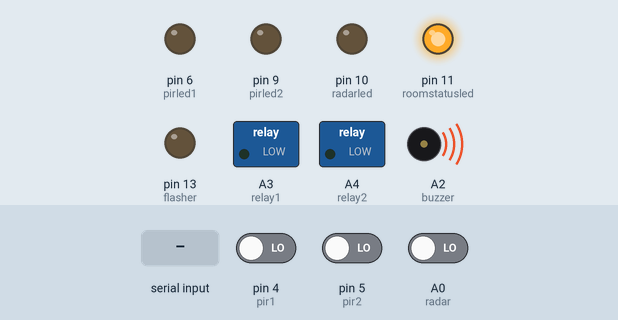
This sketch was run on a simulated Arduino Uno, built with avr-gcc and run on an emulated ATmega328P. Parts: switched loads named in the sketch (green lamp = pin HIGH), output pins drawn as LEDs (lit = HIGH), buzzer (waves = sounding, pin HIGH). The test bench sets the inputs (shaded band); at power-on: pin 4 (pir1) LOW, pin 5 (pir2) LOW, A0 (radar) LOW. What the sketch prints to the serial monitor is not drawn.

Above: at 2.4 s.
2.5 s: "s" received over Serial
At 3.2 s:
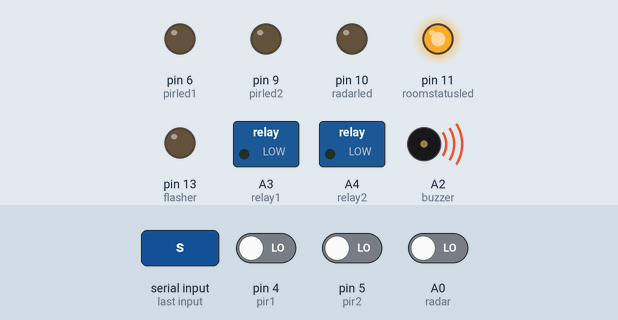
4.1 s: pin 4 (pir1) driven HIGH
At 5.3 s:
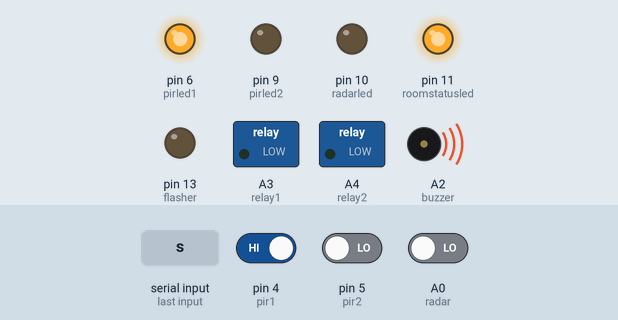
7.1 s: pin 5 (pir2) driven HIGH
At 7.6 s:
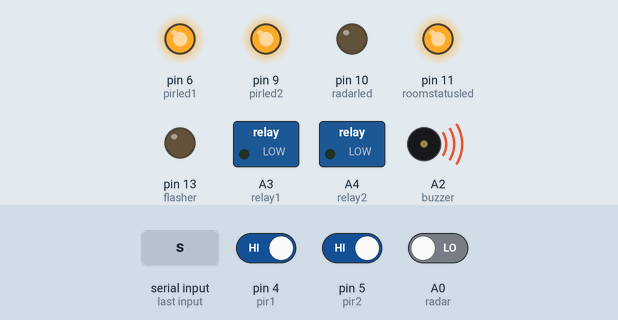
8.6 s: A0 (radar) driven HIGH
At 10.0 s:
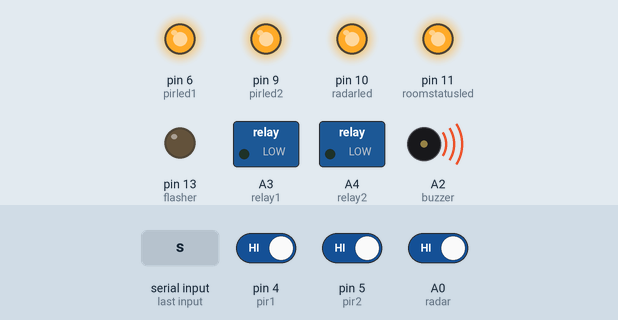
11.6 s: pin 4 (pir1) driven LOW
At 12.3 s:
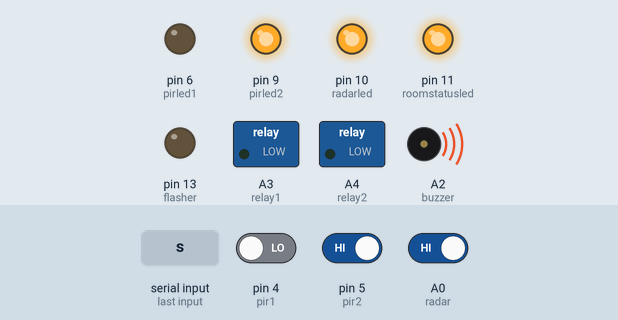
13.1 s: "s" received over the second serial link
At 13.8 s:
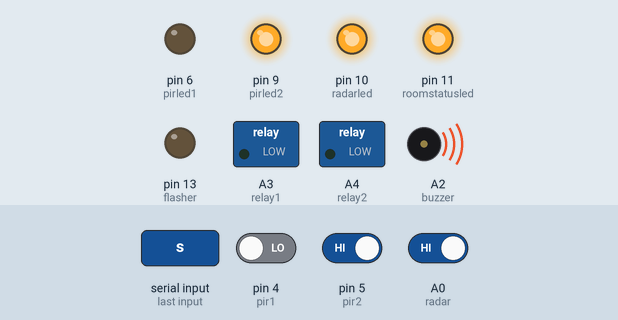
Timing chart, 0 to 15.7 s (numbered marks = the images above; inputs shaded):
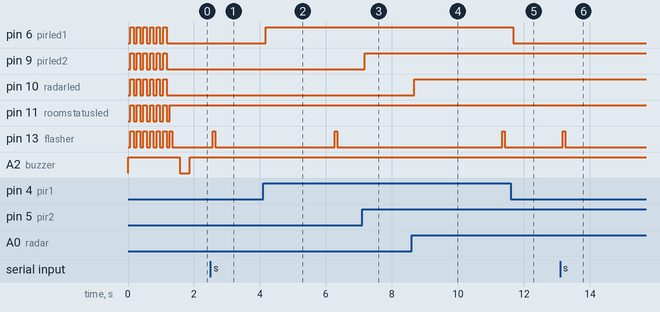

Measured:
- after the input at 2.5 s, pin 13 (flasher): LOW → HIGH after 0.07 s, → LOW 0.07 s later
- after the input at 4.1 s, pin 6 (pirled1): LOW → HIGH after 0.07 s
- after the input at 7.1 s, pin 9 (pirled2): LOW → HIGH after 0.07 s
- after the input at 8.6 s, pin 10 (radarled): LOW → HIGH after 0.07 s
- after the input at 11.6 s, pin 6 (pirled1): HIGH → LOW after 0.07 s
- after the input at 13.1 s, pin 13 (flasher): LOW → HIGH after 0.08 s, → LOW 0.07 s later
- by itself, pin 13 (flasher): alternates HIGH for 0.10 s and LOW for 0.10 s, 13 changes in all, then stays LOW

The sketch:

occupancy37.ino
```cpp
// Elliptic occupancy device: RCWL 0516 and TWO PIRs. Set time out through BT/USB
// Modified: LEDs are now connected to PWM pins for brightness control
// TODO: buzzer silence mode
// TODO: one relay is more conservatively operated than the other
// TODO: LDR to sense lights on/off
// Bluetooth MAC address: 00:21:13:01:04:65
#include <SoftwareSerial.h>
#include "Timer.h"

const int pir1 = 4;
const int pir2 = 5;
const int radar = A0;
/**** TODO: diable the flasher for NRF24 version  ******/
const int flasher = 13;   // blink when status is sent
const int pirled1 = 6;         // blue
const int pirled2 = 9;         // orange
const int radarled = 10;        // red
const int roomstatusled = 11;   // green
const int buzzer = A2;      // active low
const int relay1  = A3;     // active low
const int relay2  = A4;  // active low

const int softTx = 3;  // TX pin for Arduino; connect the Rx of BT shield to this pin
const int softRx = 2;   // RX pin for Arduino; Tx of the BT shield
SoftwareSerial softSerial(softRx, softTx); // The order is RX, TX
#define baud 9600
//#define baud 38400 // in case 9800 is not working with new BT module

// *** Timer durations SHOULD be unsigned long int, if they are > 16 bit! ***
unsigned int statusinterval = 5*1000; // 5 seconds
unsigned int tickinterval = 100;      // in milliSec; 10 ticks=1 second
unsigned int buzzerticks = 54*10;     // n*10 ticks=n seconds
unsigned int releaseticks = 60*10;    // n*10 ticks=n seconds
Timer T;

int statusCode = 0;
void setup() {
  pinMode(radar, INPUT);
  pinMode(pir1, INPUT);
  pinMode(pir2, INPUT);
  pinMode(radarled, OUTPUT);
  pinMode(pirled1, OUTPUT);
  pinMode(pirled2, OUTPUT);
  pinMode(roomstatusled, OUTPUT);
  pinMode(flasher, OUTPUT);
  pinMode(buzzer, OUTPUT);
  pinMode(relay1, OUTPUT);
  pinMode(relay2, OUTPUT);
  // Saving grace in case of spurious restart:
  digitalWrite(relay1, LOW);  // active low
  digitalWrite(relay2, LOW);  // active low
  digitalWrite(radarled, LOW);
  digitalWrite(pirled1, LOW);
  digitalWrite(pirled2, LOW);
  digitalWrite(flasher, LOW);
  digitalWrite(roomstatusled, LOW);
  digitalWrite(buzzer, HIGH); // active low
  Serial.begin(baud);
  softSerial.begin(baud);
  statusCode = 0; // status 0 = 'Restarting..'
  sendStatus();
  // sometimes BT packets are missed. We wnat to capture the
  // restart event at any cost
  delay(20);
  softSerial.println("0");
  delay(20);
  softSerial.println("0");
  delay(20);
  blinker();
  occupyRoom(); // program starts in occupied status
  int timerid1 = T.every(tickinterval, tick);
  T.every(statusinterval ,sendStatus);
}

void loop() {
  T.update();
}

void tick() {
  readCommand();
  updateStatus();
}

char rxbyte = 'c';   // global variable used in executeCommand() also
void readCommand () {
  if (softSerial.available() > 0) {
      rxbyte = softSerial.read();
      executeCommand();
  }
  else
      if (Serial.available() > 0){
          rxbyte = Serial.read();
          executeCommand();
      }
}

char timeoutcode = 'C';  // default time out is 60 seconds
void executeCommand() {
  switch (rxbyte) {  // rxbyte is a  global variable  **
      case 'a':
          releaseticks = 10*10; // n*10*100 mSec_ticks = n seconds
          timeoutcode = 'A';
          sendAck(timeoutcode);
          break;
      case 'b':
          releaseticks = 30*10;
          timeoutcode = 'B';
          sendAck(timeoutcode);
          break;
      case 'c':
          releaseticks = 60*10;
          timeoutcode = 'C';
          sendAck(timeoutcode);
          break;
      case 'd':
          releaseticks = 120*10;
          timeoutcode = 'D';
          sendAck(timeoutcode);
          break;
      case 's':
          sendAck(timeoutcode);   // current timeout and status
          sendStatus();
          break;
      default:
          sendAck(rxbyte);  // echo the erroneous command
          sendError(4);  // command error indicator
          break;
      }
      buzzerticks = releaseticks*0.9;
      /*
      softSerial.println("");
      softSerial.println(releaseticks);
      softSerial.println(buzzerticks);
      */
}

boolean occupied = 1;
boolean statusbit = 0;
unsigned int tickcounter = 0;
int numhits = 0;

void updateStatus() {
    numhits = 0;
    statusbit = digitalRead(radar);
    digitalWrite(radarled, statusbit);
    numhits += statusbit;
    statusbit = digitalRead(pir1);
    digitalWrite(pirled1, statusbit);
    numhits += statusbit;
    statusbit = digitalRead(pir2);
    digitalWrite(pirled2, statusbit);
    numhits += statusbit;

    if (!occupied)
        if (numhits > 1)  // at least two fired - occupy the room
            occupyRoom();

    if (numhits > 0)   // at least one fired; the room is in use
          tickcounter = 0;  // keep resetting it, if there is motion

    tickcounter++;

    if (tickcounter == buzzerticks) {
        if (occupied)
            buzz();
    }
    else
    if (tickcounter == releaseticks){
         tickcounter = 0;
         if (occupied)
               releaseRoom();
    }
}

// Status (an integer variable):
// 0 - Arduino restarted
// 1 - occupied state
// 2 - pre-release warning (not a state, only an indicator)
// 3 - vacant state
// 4 - command error (not a state, only an indicator)
void sendStatus() {
  T.pulse(flasher, 75, LOW);
  softSerial.print(statusCode);  // always sent as character variable
  Serial.print(statusCode);
}

void sendError(int errorcode) {
  int tempstatus = statusCode;
  statusCode = errorcode;
  sendStatus();
  statusCode = tempstatus;   // go back to original status *
}

void sendAck (char ackchar) {
  softSerial.print(ackchar);
  Serial.print(ackchar);
}

void occupyRoom() {
  occupied = 1;
  statusCode = 1;
  digitalWrite(roomstatusled, HIGH);
  digitalWrite(relay1, LOW);  // active low
  digitalWrite(relay2, LOW);  // active low
  T.pulse (buzzer, 300, HIGH); // active low
  // the end state is HIGH, i.e, buzzer is off *
  sendStatus();
}

void releaseRoom() {
  occupied = 0;
  statusCode = 3;
  digitalWrite(roomstatusled, LOW);
  digitalWrite(relay1, HIGH); // active low
  digitalWrite(relay2, HIGH); // active low
  sendStatus();
}

// pre-release warning
void buzz() {
  sendError(2);  // pre-release warning is clubbed with errors
  T.oscillate (buzzer,50, HIGH, 4);
  // the end state is HIGH, i.e, buzzer is off *
  T.oscillate (roomstatusled, 100, HIGH, 4);
  // the end state is HIGH, i.e, led is left on
}

void blinker() {
  for (int i=0; i<6; i++) {
    digitalWrite(radarled, HIGH);
    digitalWrite(pirled1, HIGH);
    digitalWrite(pirled2, HIGH);
    digitalWrite(roomstatusled, HIGH);
    digitalWrite(flasher, HIGH);
    delay(100);
    digitalWrite(radarled, LOW);
    digitalWrite(pirled1, LOW);
    digitalWrite(pirled2, LOW);
    digitalWrite(roomstatusled, LOW);
    digitalWrite(flasher, LOW);
    delay(100);
  }
}
```
